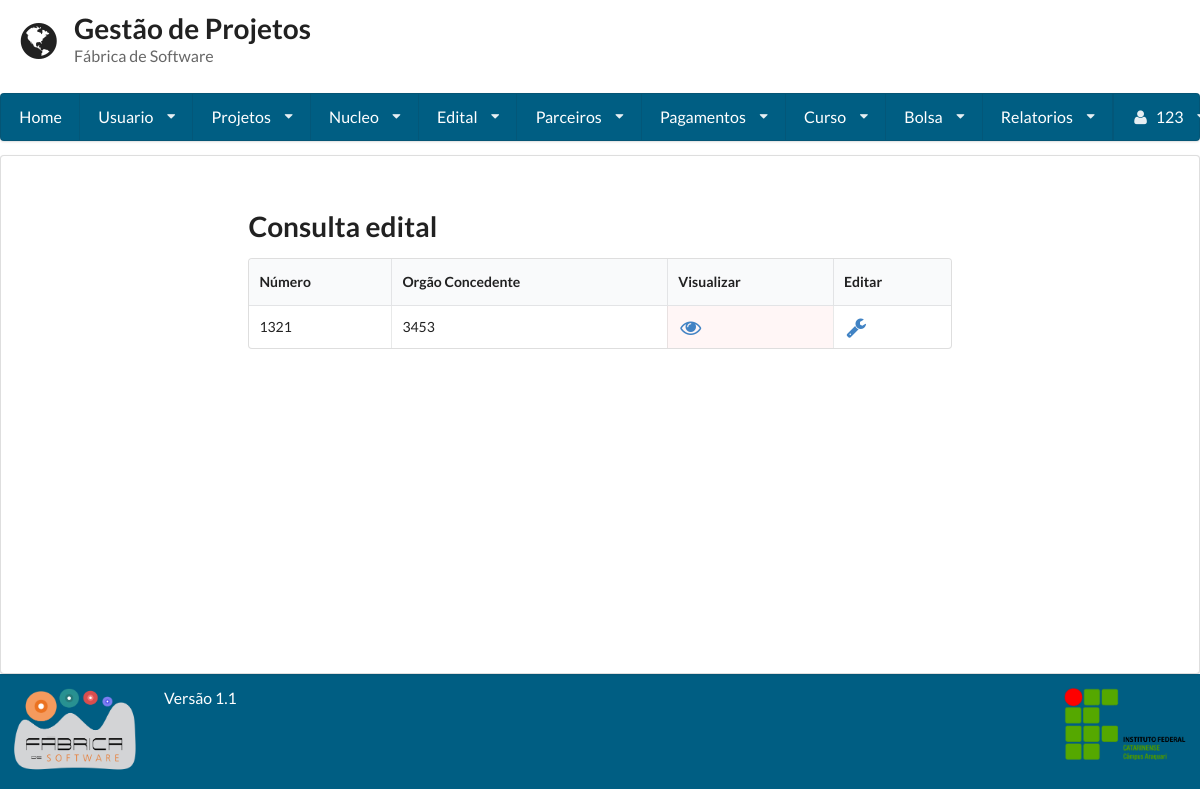
/consulta_edital/ (signed in), run on an earlier commit of the app's database.
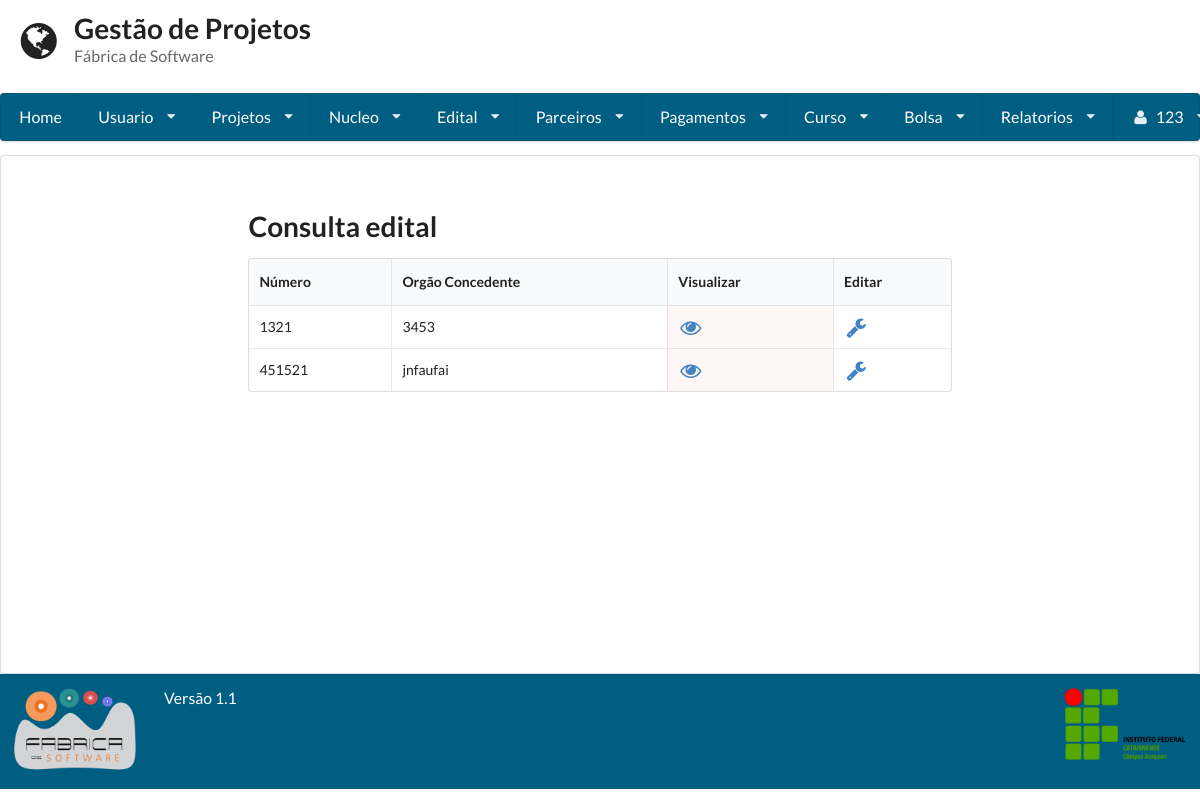
And on a later commit of the database.
### gestaoapp/models/edital.py (models this page shows, shortened)
class Edital(models.Model):
    numero = models.IntegerField(unique=True)
    orgao_concedente = models.CharField(max_length=255)
    dt_inicio = models.DateField()
    dt_termino = models.DateField()
    url_edital = models.URLField(max_length=200, null=True, blank=True)
    verba = models.FloatField(null=True, blank=True)
    qtd_bolsa = models.IntegerField(null=True, blank=True)
    pdf_edital = models.FileField(null=True, blank=True)
    data_hora_cadastro = models.DateTimeField(auto_now=True)
    responsavel_cadastro = models.ForeignKey(User)

### gestaoapp/views/edital.py (the view, shortened to what this page needs)
# urls.py: url(r'^consulta_edital/', ConsultaEdital.as_view()),
class ConsultaEdital(LoginRequiredMixin, View):
    template = 'edital/consulta.html'
    def get(self, request):
        form = Busca()
        edital = Edital.objects.all()
        return render(request, self.template, {'editals': edital, "form": form})

### gestaoapp/templates/edital/consulta.html (shortened to what this page needs)
{% extends 'base.html'%}
{% block conteudo%}
<form method='POST' action='/consulta_edital/' class="ui form">
 	<h1 class=" ui header">Consulta edital</h1>
</form>
<table class="ui celled table">
	<thead>
		<tr>
			<th>Número</th>
			<th>Orgão Concedente</th>
			{% if user.is_superuser %}
				<th>Visualizar</th>
				<th>Editar</th>
			{% endif %}
		</tr>
	</thead>
	<tbody>
	{% for edital in editals %}
		<tr>
			<td>{{edital.numero}}</td>
			<td>{{edital.orgao_concedente}}</td>
			{% if user.is_superuser %}
				<td class="negative"><a href="../visualizar_edital/{{edital.id}}"><i class="unhide large icon"></i></a></td>
				<td><a href="../editar_edital/{{edital.id}}"><i class="configure large icon"></i></a></td>
			{% endif %}
		</tr>
	{% endfor %}
	</tbody>
</table>
{%endblock%}

What changed in the data, as far as the page shows it:
added Edital: numero "451521", orgao_concedente "jnfaufai"
